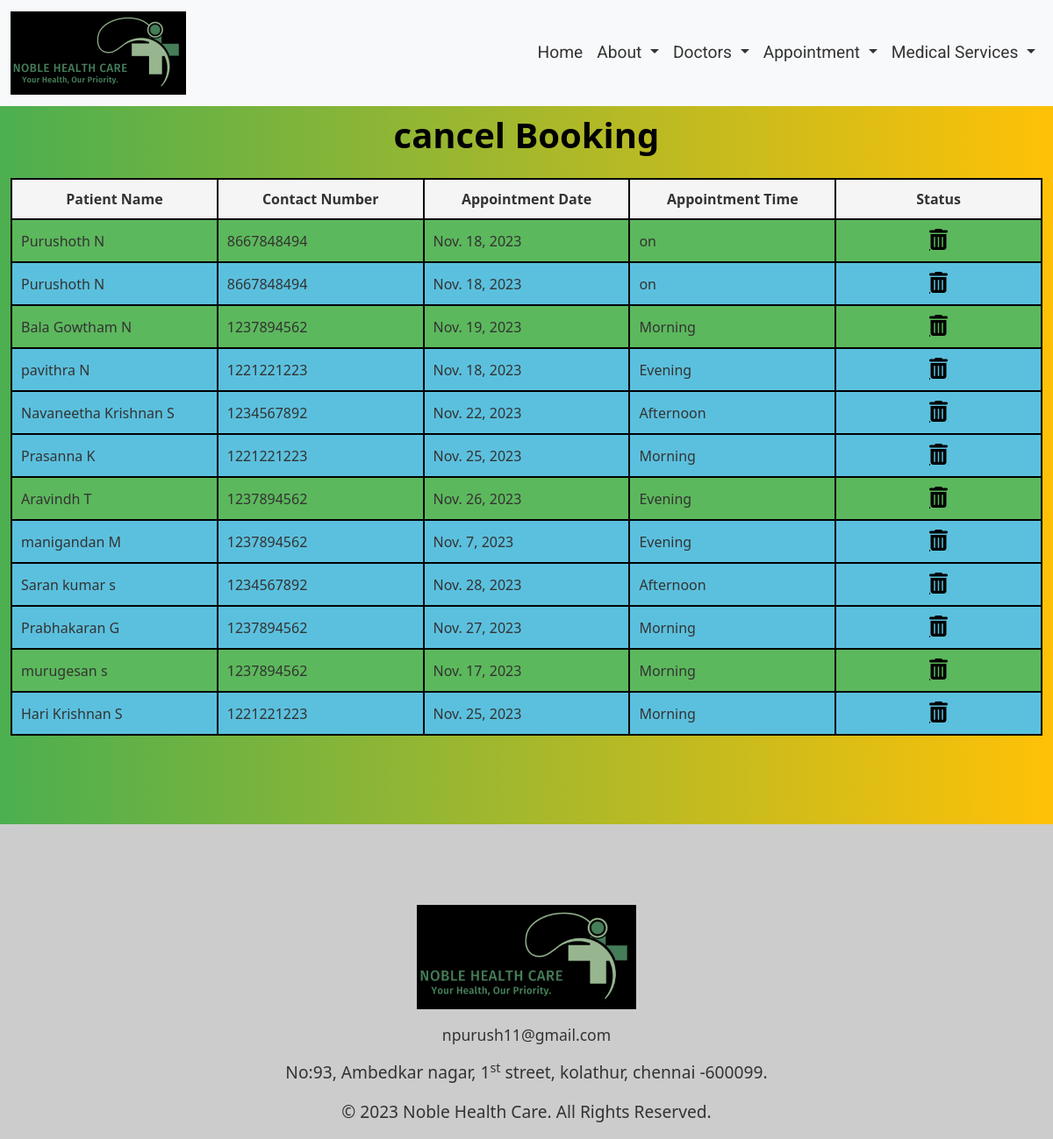
Page /appointment/cancel/ on the committed database.
### Home/models.py (models this page shows, shortened)
class userDetail(models.Model):
    firstName = models.CharField(max_length=200)
    middleName = models.CharField(max_length=200, blank=True, null=True)
    lastName = models.CharField(max_length=200)
    gender = models.CharField(max_length=6)
    email = models.EmailField(max_length=200)
    phoneNumber = models.IntegerField()
    department = models.CharField(max_length=50)
    preferredDate = models.DateField()
    preferredTime = models.CharField(max_length=50)
    medicalConcern = models.TextField()
    address = models.TextField(max_length=300)
    status = models.CharField(
        max_length=50,
        choices=[
            ("confirmed", "Confirmed"),
            ("waiting", "Waiting"),
            ("completed", "Completed"),
        ],
        default="waiting",
    )
    def full_name(self):
        parts = [self.firstName, self.middleName, self.lastName]
        name_parts = [part for part in parts if part]
        return " ".join(name_parts)

### appointment/views.py (the view)
# urls.py: path("cancel/", views.cancel),
def cancel(request):
    waitingAndConfirmedData = userDetail.objects.filter(
        status__in=["waiting", "confirmed"]
    )
    return render(
        request, "cancel.html", {"waitingAndConfirmedData": waitingAndConfirmedData}
    )

### appointment/templates/cancel.html (shortened to what this page needs)
<!DOCTYPE html>
<html lang="en">
<head>
    {% load static %}
    <link rel="stylesheet" href= "{% static 'css/bootstrap.min.css' %}">
    <link rel="stylesheet" href= "{% static 'css/cancel.css' %}">
</head>
<body>
    <header>
        <nav class="navbar navbar-expand-lg bg-body-tertiary bg-white fixed-top">
            <div class="container-fluid">
              <a class="navbar-brand" href="#"><img src="{% static 'image/logo1.png' %}" alt="Hospotal logo" width="200"></a>
              <div class="collapse navbar-collapse" id="navbarNavDropdown">
                <ul class="navbar-nav" id="navbar-nav">
                  <li class="nav-item">
                    <a class="nav-link" id="nav-item1" href="/Home/">Home</a>
                  </li>
                  <li class="nav-item dropdown">
                    <a class="nav-link dropdown-toggle" href="#" role="button" data-bs-toggle="dropdown" aria-expanded="false" id="nav-item2">
                      About
                    </a>
                  </li>
                  <li class="nav-item dropdown">
                    <a class="nav-link dropdown-toggle" href="#" role="button" data-bs-toggle="dropdown" aria-expanded="false" id="nav-item3">
                      Doctors
                    </a>
                  </li>
                  <li class="nav-item dropdown">
                    <a class="nav-link dropdown-toggle" href="#" role="button" data-bs-toggle="dropdown" aria-expanded="false" id="nav-item6">
                      Appointment
                    </a>
                  </li>
                  <li class="nav-item dropdown">
                    <a class="nav-link dropdown-toggle" href="#" role="button" data-bs-toggle="dropdown" aria-expanded="false" id="nav-item7">
                      Medical Services
                    </a>
                  </li>
                </ul>
              </div>
            </div>
        </nav>
    </header>
    <main>
      <div class="tblContainer">
        <div class="container-fluid">
          <div class="row">
            <div class="col-12">
              <div class="table-responsive">
                <h1 class="caption pb-4">cancel Booking</h1>
                <table>
                  <thead>
                    <tr>
                      <th>Patient Name</th>
                      <th>Contact Number</th>
                      <th>Appointment Date</th>
                      <th>Appointment Time</th>
                      <th>Status</th>
                    </tr>
                  </thead>
                  <tbody>
                    {% if waitingAndConfirmedData %}
                      {% for data in waitingAndConfirmedData %}
                        <tr
                          class="{% if data.status == 'confirmed' %}confirmed-row{% elif data.status == 'waiting' %}waiting-row{% elif data.status == 'completed' %}completed-row{% endif %}"
                        >
                          <td>{{ data.full_name}}</td>
                          <td class="phoneNumber">{{ data.phoneNumber }}</td>
                          <td>{{ data.preferredDate }}</td>
                          <td>{{ data.preferredTime }}</td>
                          <td>
                            <a href="/appointment/cancelBooking/{{ data.id }}" class="fa-solid fa-trash-can deleteIcon"></a>
                          </td>
                        </tr>
                      {% endfor %}
                    {% else %}
                      <tr>
                        <td colspan="5"> No data available</td>
                      </tr>
                    {% endif %}
                  </tbody>
                </table>
              </div>
            </div>
          </div>
        </div>
      </div>
    </main>
    <footer>
        <div class="footer-section pt-5">
            <div class="container">
                <div class="row">
                    <div class="col-12">
                        <div class="text-center">
                            <img src="{% static 'image/logo1.png' %}" alt="logo of the Hospital" class="footer-section-logo pt-4">
                        </div>
                        <div class="text-center mt-3">
                            <a href="mailto:npurush11@gmail.com" class="footer-section-mail-id">npurush11@gmail.com</a>
                        </div>
                        <div class="text-center mt-3">
                            <address class="footer-section-address">
                                No:93, Ambedkar nagar, 1<sup>st</sup> street,
                                kolathur,
                                chennai -600099.
                            </address>
                        </div>
                        <div class="copyRightsCont">
                            <p>&copy; 2023 Noble Health Care. All Rights Reserved.</p>
                        </div>
                    </div>
                </div>
            </div>
        </div>
    </footer>
</body>
</html>

### appointment/static/css/cancel.css (style rules this page uses)
* { padding: 0; margin: 0; box-sizing: border-box; }
:root { --backgroundColor: #F5F5F5; --headingColor: #000000; --textColor: #333333; --footerColor: #CCCCCC; }
html { font-family: 'Roboto', sans-serif; background-color: var(--backgroundColor); }
body { background-image: linear-gradient(to right, #4caf50, #ffc107); }
#navbar-nav { margin-left: auto; font-size: 1.2rem; font-weight: 400; }
:is(#nav-item1, #nav-item2, #nav-item3, #nav-item4, #nav-item5,#nav-item6, #nav-item7) { color: var(--textColor); font-family: 'Roboto', sans-serif; }
:is(#nav-item1, #nav-item2, #nav-item3, #nav-item4, #nav-item5,#nav-item6, #nav-item7):hover { text-decoration: underline; text-shadow: 3px 3px 5px gray; }
.tblContainer { padding-top: 130px; width: 100vw; padding-bottom: 100px; }
table { width: 100%; border-collapse: collapse; margin: 1px auto; table-layout: fixed; }
thead { background-color: var(--backgroundColor); border: 2px solid black; }
.caption { color: var(--headingColor); font-size: 2.5em; margin-bottom: 0px; font-weight: 600; text-align: center; }
th { color: var(--textColor); padding: 10px; border: 2px solid black; text-align: center; }
td { color: var(--textColor); padding: 10px; text-align: left; border: 2px solid black; }
.deleteIcon { font-size: 1.5rem; color: black; transition: transform 0.20s ease; }
.tblContainer td:nth-child(5) { text-align: center; }
.confirmed-row { background-color: #5cb85c; }
.waiting-row { background-color: #5bc0de; }
.footer-section { background-color: var(--footerColor); }
.footer-section-logo { margin-top: 20px; width: 250px; height: auto; }
.footer-section-mail-id { text-decoration: none; font-size: 1.1rem; color: var(--textColor); transition: transform 0.20s ease; }
.footer-section-address { font-size: 1.2rem; color: var(--textColor); }
.copyRightsCont { text-align: center; font-size: 1.2rem; color: var(--textColor); }

### rows in the picture
userDetail: full_name "Purushoth N", phoneNumber "8667848494", preferredDate "Nov. 18, 2023", preferredTime "on"
userDetail: full_name "Purushoth N", phoneNumber "8667848494", preferredDate "Nov. 18, 2023", preferredTime "on"
userDetail: full_name "Bala Gowtham N", phoneNumber "1237894562", preferredDate "Nov. 19, 2023", preferredTime "Morning"
userDetail: full_name "pavithra N", phoneNumber "1221221223", preferredDate "Nov. 18, 2023", preferredTime "Evening"
userDetail: full_name "Navaneetha Krishnan S", phoneNumber "1234567892", preferredDate "Nov. 22, 2023", preferredTime "Afternoon"
userDetail: full_name "Prasanna K", phoneNumber "1221221223", preferredDate "Nov. 25, 2023", preferredTime "Morning"
userDetail: full_name "Aravindh T", phoneNumber "1237894562", preferredDate "Nov. 26, 2023", preferredTime "Evening"
userDetail: full_name "manigandan M", phoneNumber "1237894562", preferredDate "Nov. 7, 2023", preferredTime "Evening"
userDetail: full_name "Saran kumar s", phoneNumber "1234567892", preferredDate "Nov. 28, 2023", preferredTime "Afternoon"
userDetail: full_name "Prabhakaran G", phoneNumber "1237894562", preferredDate "Nov. 27, 2023", preferredTime "Morning"
userDetail: full_name "murugesan s", phoneNumber "1237894562", preferredDate "Nov. 17, 2023", preferredTime "Morning"
userDetail: full_name "Hari Krishnan S", phoneNumber "1221221223", preferredDate "Nov. 25, 2023", preferredTime "Morning"
